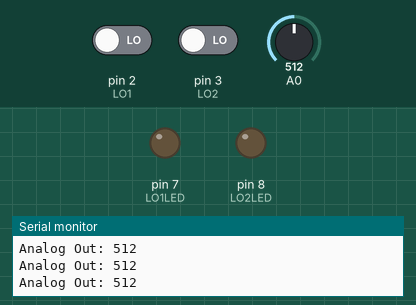
This sketch was run on a simulated Arduino Uno, built with avr-gcc and run on an emulated ATmega328P. Shown: output pins drawn as LEDs (lit = HIGH), the last lines printed to the serial monitor. Inputs (shaded band) come from the test bench; at power-on: pin 2 (LO1) LOW, pin 3 (LO2) LOW, A0 = 512.

Above: at 1.2 s.
1.3 s: pin 2 (LO1) driven HIGH
At 2.1 s:
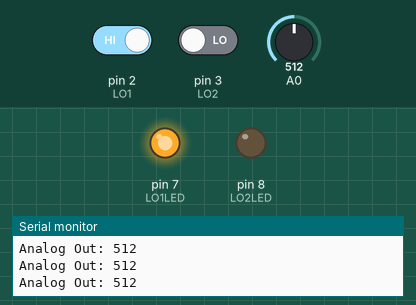
2.8 s: pin 3 (LO2) driven HIGH
At 3.4 s:
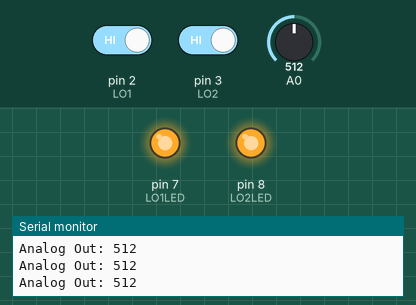
4.3 s: pin 2 (LO1) driven LOW
At 4.6 s:
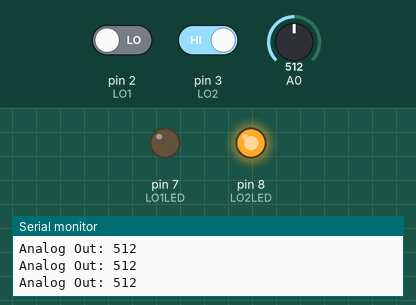
5.8 s: A0 set to 993
7.3 s: A0 set to 1017
10.3 s: pin 3 (LO2) driven LOW
At 11.7 s:
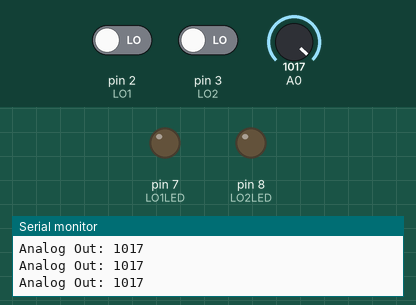
Timing chart, 0 to 13.3 s (numbered marks = the images above; inputs shaded):
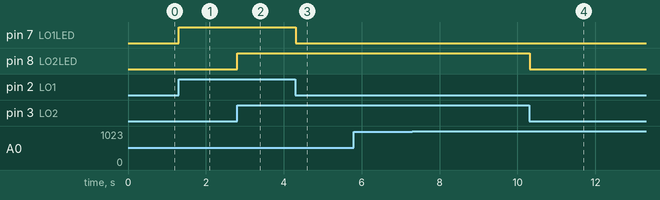

The sketch:

liquid_gas_switch_calibration.ino
```cpp
#include <Wire.h>

int LO1 = 2;
int LO2 = 3;
int LO1LED = 7;
int LO2LED = 8;


void setup() {
  // put your setup code here, to run once:
  Serial.begin(9600);
pinMode(A0, INPUT);
pinMode (LO1, INPUT);
pinMode (LO2, INPUT);
pinMode (LO1LED, OUTPUT);
pinMode (LO2LED, OUTPUT);
}

void loop() {
  // put your main code here, to run repeatedly:
digitalWrite(LO1LED, digitalRead(LO1));
digitalWrite(LO2LED, digitalRead(LO2));
Serial.print("Analog Out: ");
Serial.println(analogRead(A0));
//Serial.print("\n");
delay (10);
}
```

Measured:
- after the input at 1.3 s, pin 7 (LO1LED): LOW → HIGH at once
- after the input at 2.8 s, pin 8 (LO2LED): LOW → HIGH at once
- after the input at 4.3 s, pin 7 (LO1LED): HIGH → LOW at once
- after the input at 10.3 s, pin 8 (LO2LED): HIGH → LOW at once
